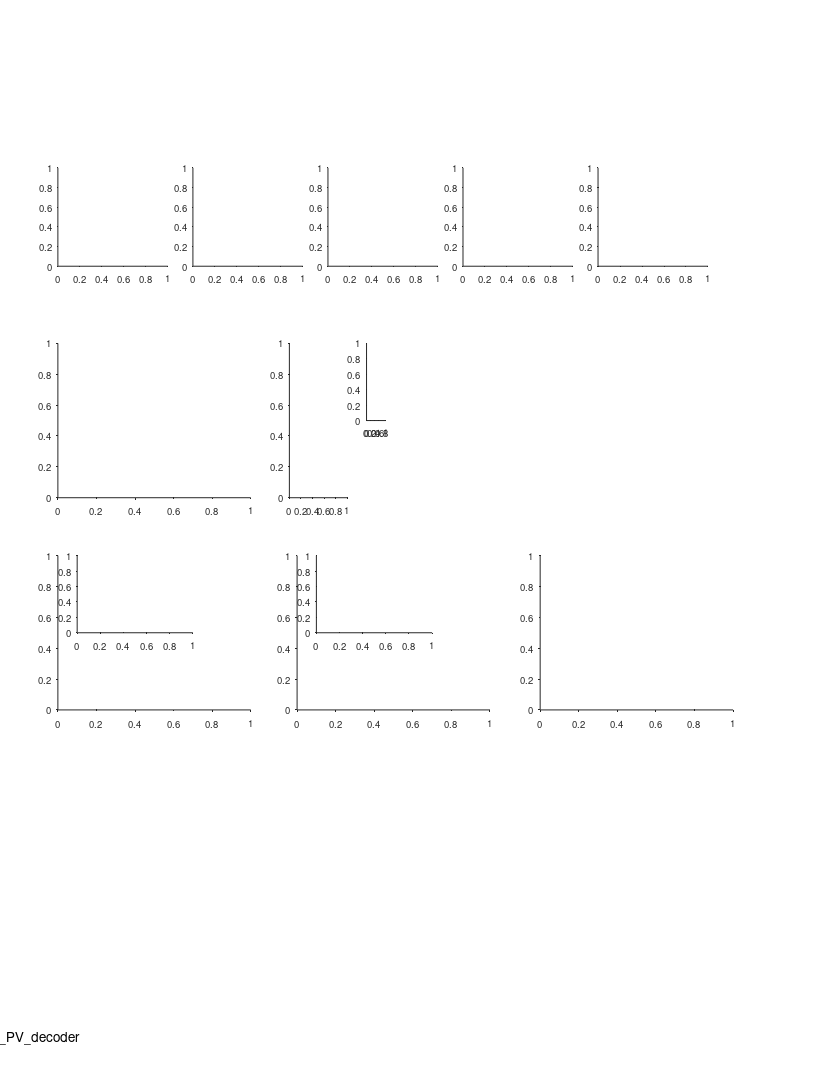

The MATLAB source for this figure: (Note: this script raises an error after producing the figure.)
%% Large Scale - Fig. S8 - PV decoder

%%
clear 
clc

%% define output files
res_dir = 'L:\paper_figures';
mkdir(res_dir)
fig_name_str = 'Fig_S8_PV_decoder';
fig_caption_str = 'Theoretical analysis with PV decoder';
log_name_str = [fig_name_str '_log_file' '.txt'];
log_name_str = strrep(log_name_str , ':', '-');
log_name_str = strrep(log_name_str , ' ', '_');
log_name_out = fullfile(res_dir, log_name_str);

%% open log file
diary off
diary(log_name_out)
diary on
disp('Log file');
disp(['created: ', datestr(clock)]);
disp('======================================================');
disp([fig_name_str ':' fig_caption_str]);
disp('======================================================');
disp('');

%% create figure
% =========================================================================
% figure_size_cm = [21.0 29.7]; % ~A4
figure_size_cm = [21.6 27.9]; % ~US letter
figure ;
% Some WYSIWYG options:
set(gcf,'DefaultAxesFontSize',7);
set(gcf,'DefaultAxesFontName','helvetica');
set(gcf,'DefaultAxesUnits','centimeters');
set(gcf,'PaperType','usletter')
% set(gcf,'PaperType','<custom>');
set(gcf,'PaperUnits','centimeters','PaperPosition',[0 0 figure_size_cm]);
set(gcf,'PaperOrientation','portrait');
set(gcf,'Units','centimeters','Position',get(gcf,'paperPosition')+[0 0 0 0]); % position on screen...
set(gcf, 'Renderer', 'painters');
set(groot, 'defaultAxesTickDir', 'out');
set(groot,  'defaultAxesTickDirMode', 'manual');
annotation('textbox', [0.5 1 0 0], 'String',fig_name_str, 'HorizontalAlignment','center','Interpreter','none', 'FitBoxToText','on');
pause(0.2); % workaround to solve matlab automatically changing the axes positions...

% create panels
panel_A_size = [3 3].*[0.95 0.85];
panel_A(1) = axes('position', [ 1.5 21 panel_A_size]);
panel_A(2) = axes('position', [ 5.0 21 panel_A_size]);
panel_A(3) = axes('position', [ 8.5 21 panel_A_size]);
panel_A(4) = axes('position', [12.0 21 panel_A_size]);
panel_A(5) = axes('position', [15.5 21 panel_A_size]);
panel_B(1)   = axes('position', [ 1.5 15 5 4]);
panel_B(2)   = axes('position', [ 7.5 15 1.5 4]);
panel_C(1,1) = axes('position', [ 1.5  9.5  5 4]);
panel_C(1,2) = axes('position', [ 2   11.5  3 2]);
panel_D(1,1) = axes('position', [ 7.7    9.5  5 4]);
panel_D(1,2) = axes('position', [ 8.2 11.5  3 2]);
panel_E(1)   = axes('position', [14    9.5  5 4]);
panel_legend = axes('position', [9.5 17 0.5 2]);

%% arrange data
dt = 0.5;
paper_fig_4_arrange_data;
rng(0);
exampleL = 200*100; % 200*cm
[f] = MultiscalePlace_GenerateTuning_AllModels(exampleL);
pos = 1:ds:exampleL;
pos = pos / 100; % back to meter

%% legend panel
axes(panel_legend);
cla
hold on
plot([0 1], 5*[1 1], 'Color',clr(1,:),'LineWidth',2) ; hold on ; 
plot([0 1], 4*[1 1], 'Color',clr(3,:),'LineWidth',2) ; hold on ; 
plot([0 1], 3*[1 1], 'Color',clr(2,:),'LineWidth',2) ; hold on ; 
plot([0 1], 2*[1 1], 'Color',clr(6,:),'LineWidth',2) ; hold on ; 
plot([0 1], 1*[1 1], 'Color',clr(7,:),'LineWidth',2) ; hold on ; 
text(1.2,5,'1: Single small fields', 'FontSize', 10);
text(1.2,4,'2: Single large fields', 'FontSize', 10);
text(1.2,3,'3: multiple small fields (Rich et al. 2014)', 'FontSize', 10);
text(1.2,2,'4: multi-scale (population)', 'FontSize', 10);
text(1.2,1,'5: multi-scale (single-cell)', 'FontSize', 10);
axis off
xlim([0 1])
ylim([1 5])

%% panel A - different encoding schemes
maps=[];
maps(1,:,:) = f.fA(:,1:10);
maps(1,:,[7 4 9 10]) = f.fA(:,[4 7 11 12]);
maps(2,:,:) = f.fB(:,1:10);
maps(2,:,[3 9]) = f.fB(:,[14 12]);
[~,IX] = sort(sum(f.fI,1));
maps(3,:,:) = f.fI(:,IX(50:100:950));
maps(4,:,:) = f.fF(:,950:-100:50);
maps(5,:,:) = f.fG(:,1:10);
for ii_scnr = 1:5
    axes(panel_A(ii_scnr));
    cla
    hold on
    imagesc(pos,1:10,squeeze(maps(ii_scnr,:,:))');
    cmap = gray();
    cmap = flip(cmap);
    colormap(cmap)
    xlim([0 200])
    ylim([0.5 10.5])
    xlabel('Position (m)', 'Units','normalized','Position',[0.5 -0.15]);
    h = gca;
    h.YTick = [1 5 10];
    h.XRuler.TickLabelGapOffset = -1;
    h.XRuler.TickLength = [0.03 0.03];
    title("Scheme "+ii_scnr);
end
axes(panel_A(1));
text(-0.3,1.1, 'A', 'Units','normalized','FontWeight','bold');
ylabel('Example neuron #','Units','normalized','Position',[-0.2 0.5]);

%% panel B - minimum N required for error < 1 m
axes(panel_B(1));
cla
hold on
text(-0.2,1.1, 'B', 'Units','normalized','FontWeight','bold');
text(0.5,1.1, {'Minimal no. of neurons';'required for decoding'}, 'Units','normalized','FontWeight','bold','HorizontalAlignment','center','FontSize',9);

jerr = find(ismember(errs, [2]));
plot(L/100,NerrPVA(:,jerr),'Color',clr(1,:),'LineWidth',2) ; hold on ; 
plot(L/100,NerrPVB(:,jerr),'Color',clr(3,:),'LineWidth',2) ; hold on ; 
plot(L/100,NerrPVI(:,jerr),'Color',clr(2,:),'LineWidth',2) ; hold on ;
plot(L/100,NerrPVF(:,jerr),'Color',clr(6,:),'LineWidth',2) ; hold on ; 
plot(L/100,NerrPVG(:,jerr),'Color',clr(7,:),'LineWidth',2) ; hold on ;
xlim([20 1000]) ;
ylim([10 250]) ;
xlabel('Environment size (m)', 'Units','normalized','Position',[0.5 -0.11]);
ylabel(['min N required for error < ' num2str(errs(jerr)) 'm'], 'Units','normalized','Position',[ -0.15 0.5]);
h = gca;
h.XRuler.TickLabelGapOffset = -1;
h.XRuler.TickLength = [0.02 0.02];
h.XTick = [20 200 400 600 800 1000];
% h.XScale = 'log';
% h.YScale = 'log';

%% panel B - bar plot of slopes
x = 1:5;
y = [
    lmNerrPVA{jerr}.Coefficients.Estimate(2)
    lmNerrPVB{jerr}.Coefficients.Estimate(2)
    lmNerrPVI{jerr}.Coefficients.Estimate(2)
    lmNerrPVF{jerr}.Coefficients.Estimate(2)
    lmNerrPVG{jerr}.Coefficients.Estimate(2)]';
err = [
    lmNerrPVA{jerr}.coefCI
    lmNerrPVB{jerr}.coefCI
    lmNerrPVI{jerr}.coefCI
    lmNerrPVF{jerr}.coefCI
    lmNerrPVG{jerr}.coefCI];
err  = err(2:2:end,:)';
err = err - y;

axes(panel_B(2));
cla
hold on
hb=bar(x,y);
hb.FaceColor = 'flat';
hb.CData = [clr(1,:);clr(3,:);clr(2,:);clr(6,:);clr(7,:)];
he=errorbar(x,y,err(1,:));
he.CapSize = 2;
he.LineStyle = 'none';
he.Color = 'k';
xlim([0 6]);
ylim([0 1.7]);
h=gca;
h.XTick = [];
h.YTick = [0 1.7];
ylabel('Slope (N per meter)', 'Units','normalized','Position',[-0.11 0.5]);

%% panel C - mean decoding error
jN_options = find(ismember(N, [50]));
ylimits_options = [0 20; 0 10];
for ii_N = 1:length(jN_options)
    jN = jN_options(ii_N);
    
    axes(panel_C(ii_N,1));
    cla
    hold on
    plot(L/100,mePVA(jN,:)*ds/100,'Color',clr(1,:),'LineWidth',2) ; hold on ; 
    plot(L/100,mePVB(jN,:)*ds/100,'Color',clr(3,:),'LineWidth',2) ; hold on ; 
    plot(L/100,mePVI(jN,:)*ds/100,'Color',clr(2,:),'LineWidth',2) ; hold on ; 
    plot(L/100,mePVF(jN,:)*ds/100,'Color',clr(6,:),'LineWidth',2) ; hold on ; 
    plot(L/100,mePVG(jN,:)*ds/100,'Color',clr(7,:),'LineWidth',2) ; hold on ; 
    xlim([20 1000]) ;
    xlabel('Environment size (m)', 'Units','normalized','Position',[0.5 -0.11]);
    ylabel('Mean decoding error (m)', 'Units','normalized','Position',[ -0.15 0.5]);
    h = gca;
    h.XScale = 'log';
%     h.YScale = 'log';
    h.XTick = [20 100 1000];
    h.XTickLabel = {'20';'100';'1000'};
    h.XRuler.TickLabelGapOffset = -1;
    h.XRuler.TickLength = [0.03 0.03];
%     text(0.95,1, sprintf('N = %d',N(jN)), 'Units','normalized','FontWeight','normal', 'HorizontalAlignment','right','FontSize',10);
    if ii_N == 1
        text(-0.2,1.1, 'C', 'Units','normalized','FontWeight','bold');
        text(0.5,1.1, 'Mean decoding errors', 'Units','normalized','FontWeight','bold','HorizontalAlignment','center','FontSize',9);
    end

    % zoom-in inset
    axes(panel_C(ii_N,2));
    cla
    hold on
    plot(L/100,mePVA(jN,:)*ds/100,'Color',clr(1,:),'LineWidth',2) ; hold on ; 
    plot(L/100,mePVB(jN,:)*ds/100,'Color',clr(3,:),'LineWidth',2) ; hold on ; 
    plot(L/100,mePVI(jN,:)*ds/100,'Color',clr(2,:),'LineWidth',2) ; hold on ; 
    plot(L/100,mePVF(jN,:)*ds/100,'Color',clr(6,:),'LineWidth',2) ; hold on ; 
    plot(L/100,mePVG(jN,:)*ds/100,'Color',clr(7,:),'LineWidth',2) ; hold on ; 
    xlim([20 1000]) ;
    ylim(ylimits_options(ii_N,:))
    h = gca;
    h.XScale = 'log';
%     h.YScale = 'log';
    h.XTick = [20 100 1000];
    h.XTickLabel = {'20';'100';'1000'};
    h.XRuler.TickLabelGapOffset = -1;
    h.XRuler.TickLength = [0.03 0.03];
end

%% panel D - 99th prc error
jprc = find(ismember(prc, [99]));
jN_options = find(ismember(N, [50]));
ylimits_options = [0 20; 0 10];
for ii_N = 1:length(jN_options)
    jN = jN_options(ii_N);
    
    axes(panel_D(ii_N,1));
    cla
    hold on
    plot(L/100,pePVA(jN,:,jprc)*ds/100,'Color',clr(1,:),'LineWidth',2) ; hold on ; 
    plot(L/100,pePVB(jN,:,jprc)*ds/100,'Color',clr(3,:),'LineWidth',2) ; hold on ; 
    plot(L/100,pePVI(jN,:,jprc)*ds/100,'Color',clr(2,:),'LineWidth',2) ; hold on ; 
    plot(L/100,pePVF(jN,:,jprc)*ds/100,'Color',clr(6,:),'LineWidth',2) ; hold on ; 
    plot(L/100,pePVG(jN,:,jprc)*ds/100,'Color',clr(7,:),'LineWidth',2) ; hold on ; 
%     ylim([0.1 2000]) ;
    xlim([20 1000]) ;
    xlabel('Environment size (m)', 'Units','normalized','Position',[0.5 -0.11]);
    ylabel([num2str(prc(jprc)) '% decoder error (m)'], 'Units','normalized','Position',[ -0.12 0.5]);
    h = gca;
    h.XScale = 'log';
%     h.YScale = 'log';
    h.XTick = [20 100 1000];
    h.XTickLabel = {'20';'100';'1000'};
    h.YRuler.TickLabelGapOffset = 2;
    h.XRuler.TickLabelGapOffset = -1;
    h.XRuler.TickLength = [0.03 0.03];
%     text(0.95,1, sprintf('N = %d',N(jN)), 'Units','normalized','FontWeight','normal', 'HorizontalAlignment','right','FontSize',10);
    if ii_N == 1
        text(-0.19,1.1, 'D', 'Units','normalized','FontWeight','bold');
        text(1.12,1.22, 'Catastrophic errors', 'Units','normalized','FontWeight','bold','HorizontalAlignment','center','FontSize',9);
    end
    
    % zoom-in inset
    axes(panel_D(ii_N,2));
    cla
    hold on
    plot(L/100,pePVA(jN,:,jprc)*ds/100,'Color',clr(1,:),'LineWidth',2) ; hold on ; 
    plot(L/100,pePVB(jN,:,jprc)*ds/100,'Color',clr(3,:),'LineWidth',2) ; hold on ; 
    plot(L/100,pePVI(jN,:,jprc)*ds/100,'Color',clr(2,:),'LineWidth',2) ; hold on ; 
    plot(L/100,pePVF(jN,:,jprc)*ds/100,'Color',clr(6,:),'LineWidth',2) ; hold on ; 
    plot(L/100,pePVG(jN,:,jprc)*ds/100,'Color',clr(7,:),'LineWidth',2) ; hold on ; 
%     ylim([0.1 2000]) ;
    xlim([100 1000]) ;
    h = gca;
    h.XScale = 'log';
    h.YScale = 'log';
    h.XTick = [100 1000];
    h.XTickLabel = {'100';'1000'};
    h.YTick = [1 100];
    h.YTickLabel = {'1';'100'};
    h.YRuler.TickLabelGapOffset = -0.1;
    h.XRuler.TickLabelGapOffset = -1;
    h.XRuler.TickLength = [0.03 0.03];
end

%% panel E - 99th prc error
jprc = find(ismember(prc, [99]));
jN_options = find(ismember(N, [50]));
ylimits_options = [2e-4 1; 2e-7 1];
for ii_N = 1:length(jN_options)
    jN = jN_options(ii_N);
    
    axes(panel_E(ii_N));
    cla
    hold on

    plot(L/100,plePVA(jN,:)+(2e6)^(-1),'Color',clr(1,:),'LineWidth',2) ; hold on ; 
    plot(L/100,plePVB(jN,:)+(2e6)^(-1),'Color',clr(3,:),'LineWidth',2) ; hold on ; 
    plot(L/100,plePVI(jN,:)+(2e6)^(-1),'Color',clr(2,:),'LineWidth',2) ; hold on ; 
    plot(L/100,plePVF(jN,:)+(2e6)^(-1),'Color',clr(6,:),'LineWidth',2) ; hold on ; 
    plot(L/100,plePVG(jN,:)+(2e6)^(-1),'Color',clr(7,:),'LineWidth',2) ; hold on ; 
    xlim([20 1000]) ;
    ylim(ylimits_options(ii_N,:))
    xlabel('Environment size (m)', 'Units','normalized','Position',[0.5 -0.11]);
    ylabel('P(err>5% of environment size)', 'Units','normalized','Position',[ -0.12 0.5]);
%     text(0.95,1.03, sprintf('N = %d',N(jN)), 'Units','normalized','FontWeight','normal', 'HorizontalAlignment','right','FontSize',10);
    h = gca;
    h.XScale = 'log';
    h.YScale = 'log';
    h.XTick = [20 100 1000];
    h.XTickLabel = {'20';'100';'1000'};
    h.YRuler.TickLabelGapOffset = -0.1;
    h.XRuler.TickLabelGapOffset = -1;
    h.XRuler.TickLength = [0.03 0.03];
    if ii_N == 1
        text(-0.19,1.1, 'E', 'Units','normalized','FontWeight','bold');
    end
end


%% print/save the figure
fig_name_out = fullfile(res_dir, [fig_name_str '_dt_' strrep(num2str(dt),'.','_')]);
print(gcf, fig_name_out, '-dpdf', '-cmyk', '-painters');
% print(gcf, fig_name_out, '-dtiff', '-cmyk', '-painters');
% saveas(gcf , fig_name_out, 'fig');
disp('figure was successfully saved to pdf/tiff/fig formats');

